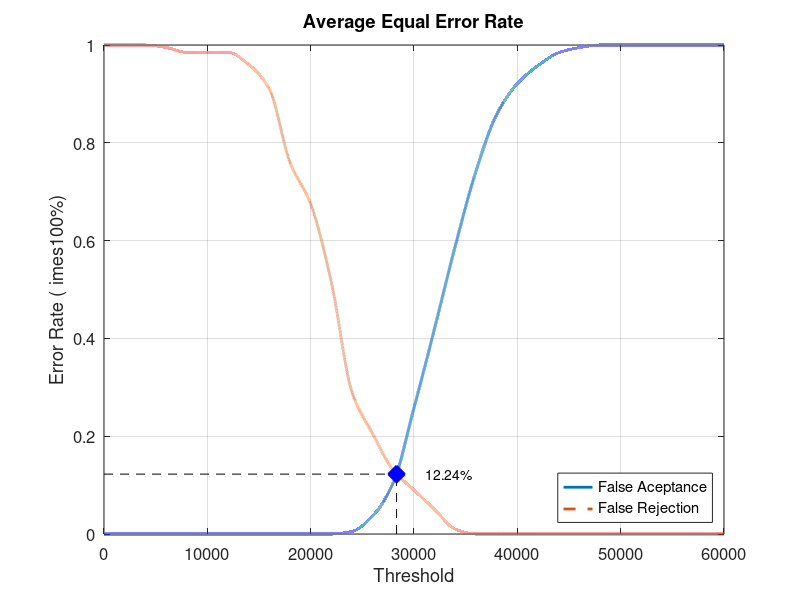
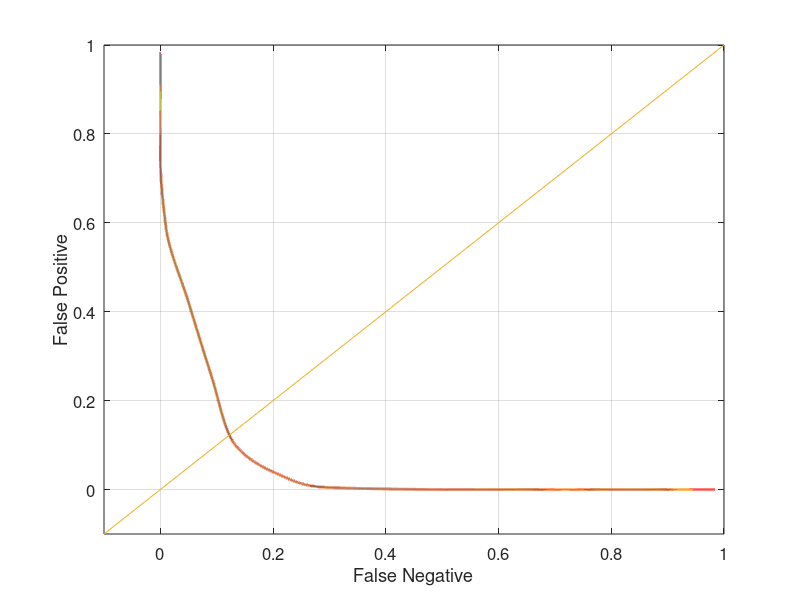

Reproduce these figures in MATLAB, in order.
close all;
clear;
clc;
x = 0:2000:60000;
xq = 0:0.5:60000;

y0 = [0 0 0 0 0 0 0 0 0 0 0 0 0.00526316 0.0368421 0.105263 0.257895 0.421053 0.589474 0.742105 0.857895 0.921053 0.957895 0.984211 0.994737 1 1 1 1 1 1 1]
yy0 = interp1(x, y0, xq, 'pchip');
y1 = [1 1 1 0.995 0.985 0.985 0.985 0.96 0.91 0.76 0.675 0.515 0.29 0.205 0.13 0.09 0.05 0.01 0 0 0 0 0 0 0 0 0 0 0 0 0]
yy1 = interp1(x, y1, xq, 'pchip');

% Calculating EER: 
y2 = abs(y0 - y1);
find(y2 == min(y2))
yy2 = abs(yy0 - yy1);
xEER = find(yy2 == min(yy2));
xEERIndex = xq(xEER) % X-axis EER
yEER = yy0(xEER) % Y-axis EER

main = figure
plot(xq, yy0,'-','LineWidth', 2);	hold on
plot(xq, yy1,'--','LineWidth', 2);	hold on
plot([xEERIndex xEERIndex], [0 yEER], 'k--');	hold on
plot([0 xEERIndex], [yEER yEER], 'k--');	hold on
plot(xEERIndex, yEER, 'bx', 'LineWidth', 10);	hold on
text(xEERIndex + 10 * xEERIndex / 100, yEER, [num2str(round((10000 * yEER)) / 100) '%'])
legend('False Aceptance', 'False Rejection', 'Location', 'SouthEast')
xlabel('Threshold')
ylabel('Error Rate (	imes100%)')
title('Average Equal Error Rate')
set(gca, 'FontSize', 12)
axis([0 60000 0 1])
grid on

print(main, 'Database4_1Main', '-dpng');
FNRxFPR = figure('Color', [1 1 1]);
plot(yy1, yy0, '-', yy1, yy0, 'LineWidth', 2);
hold on
y = -0.1:0.1:1
plot(y, y); 
set(gca, 'FontSize', 12)
xlabel('False Negative')
ylabel('False Positive')
axis([-0.1 1 -0.1 1])
set(gca, 'FontSize', 12)
grid on

print(FNRxFPR, 'Database4_1FNRxFPR','-dpng');
